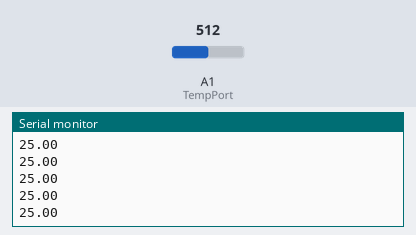
The sketch below on a simulated Arduino Uno, built with avr-gcc and run on an emulated ATmega328P. Shown: the last lines printed to the serial monitor. The inputs (shaded band) are chosen by the test bench; at power-on: A1 (TempPort) = 512.

Above: at 1.2 s.
1.3 s: A1 (TempPort) set to 716
At 2.3 s:
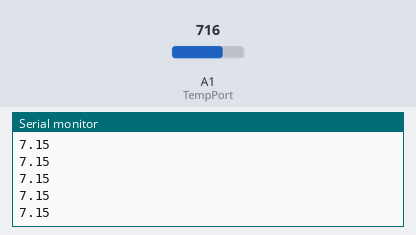
2.8 s: A1 (TempPort) set to 900
At 3.5 s:
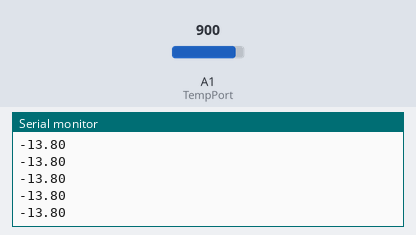
Timing chart, 0 to 5.8 s (numbered marks = the images above; inputs shaded):
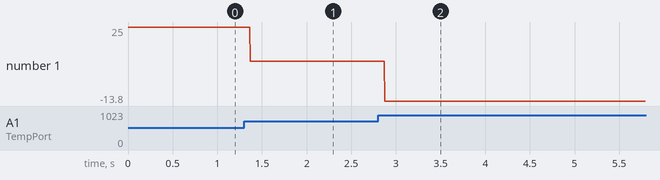

The sketch:

ArduinoTemperatureReader.ino
```cpp
const int TempPort = A1;
const int NTC_R25 = 10000; // the resistance of the NTC at 25'C is 10k ohm
const int NTC_MATERIAL_CONSTANT = 3950; // value provided by manufacturer

void setup() {
  // put your setup code here, to run once:
  Serial.begin(9600);

  pinMode(TempPort, INPUT);
}

void loop() {
  // put your main code here, to run repeatedly:
  Serial.println(get_temperature());

}


float get_temperature()
{
  float temperature, resistance;
  int value;
  value = analogRead(TempPort);
  resistance   = (float)value * NTC_R25 / (1024 - value); // Calculate resistance
  /* Calculate the temperature according to the following formula. */
  temperature  = 1 / (log(resistance / NTC_R25) / NTC_MATERIAL_CONSTANT + 1 / 298.15) - 273.15;
  return temperature;
}
```

Measured:
- after the input at 1.3 s, the serial monitor: prints a new line after 0.07 s (image 1)
- after the input at 2.8 s, the serial monitor: prints a new line after 0.07 s (image 2)
- plotted number 1: 25 → 7.15 after the input at 1.3 s, 7.15 → -13.8 after the input at 2.8 s
